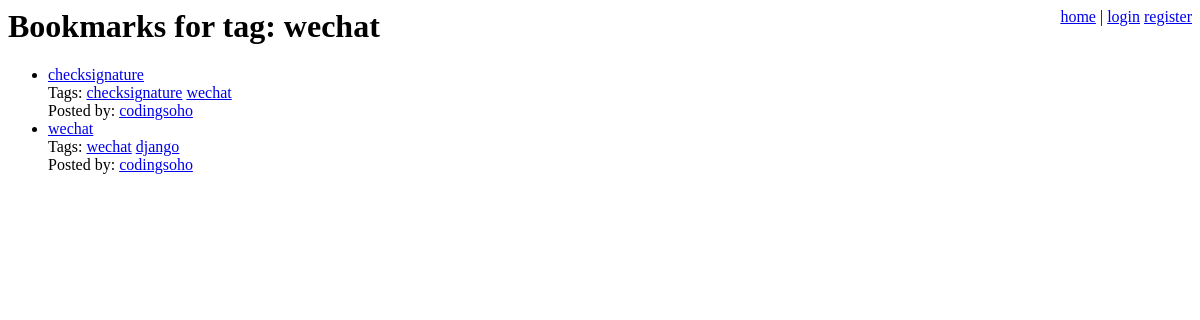
/tag/wechat/, run on the app's committed database.
### bookmarks/models.py (models this page shows, shortened)
class Bookmark(models.Model):
    title = models.CharField(max_length=200)
    user = models.ForeignKey(User)
    link = models.ForeignKey(Link)

class Tag(models.Model):
    name = models.CharField(max_length=64, unique=True)
    bookmarks = models.ManyToManyField(Bookmark)

### bookmarks/views.py (the view)
# urls.py: url(r'^tag/([^\s]+)/$', tag_page),
def tag_page(request, tag_name):
    tag = get_object_or_404(Tag, name=tag_name)
    bookmarks = tag.bookmarks.order_by('-id')
    context = {
        'bookmarks': bookmarks,
        'tag_name': tag_name,
        'show_tags': True,
        'show_user': True
    }
    return render(request, 'tag_page.html', context)

### templates/tag_page.html (shortened to what this page needs)
{% extends "base.html" %}
{% block head %}Bookmarks for tag: {{ tag_name }}{% endblock%}
{% block content %}
    {% include "bookmark_list.html" %}
{% endblock %}

### templates/bookmark_list.html (shortened to what this page needs)
{% if bookmarks %}
    <ul class="bookmarks">
        {% for bookmark in bookmarks %}
        <li>
            <a href="{{ bookmark.link.url }}" class="title">
            {{ bookmark.title }}</a>
            <br>
            {% if show_tags %}
                Tags:
                {% if bookmark.tag_set.all %}
                    <ul class="tags">
                    {% for tag in bookmark.tag_set.all %}
                        <li>
                            <a href="/tag/{{ tag.name }}/">{{ tag.name|urlencode }}</a>
                        </li>
                    {% endfor %}
                    </ul>
                {% else %}
                    None.
                {% endif %}
                <br />
            {% endif %}
            {% if show_user %}
                Posted by:
                <a href="/user/{{ bookmark.user.username }}/"
                class="username">
                {{ bookmark.user.username }}</a>
            {% endif %}
        </li>
        {% endfor %}
    </ul>
{% else %}
    <p>No bookmarks found.</p>
{% endif %}

### csblog/site_media/style.css (style rules this page uses)
ul.tags, ul.tags li { display: inline; margin: 0; padding: 0; }

### data on the page
Bookmark: title "checksignature", user.username "codingsoho"
Tag: name|urlencode "checksignature"
Tag: name|urlencode "wechat"
Bookmark: title "wechat", user.username "codingsoho"
Tag: name|urlencode "django"

### other printed values
{{ tag_name }} "wechat"
